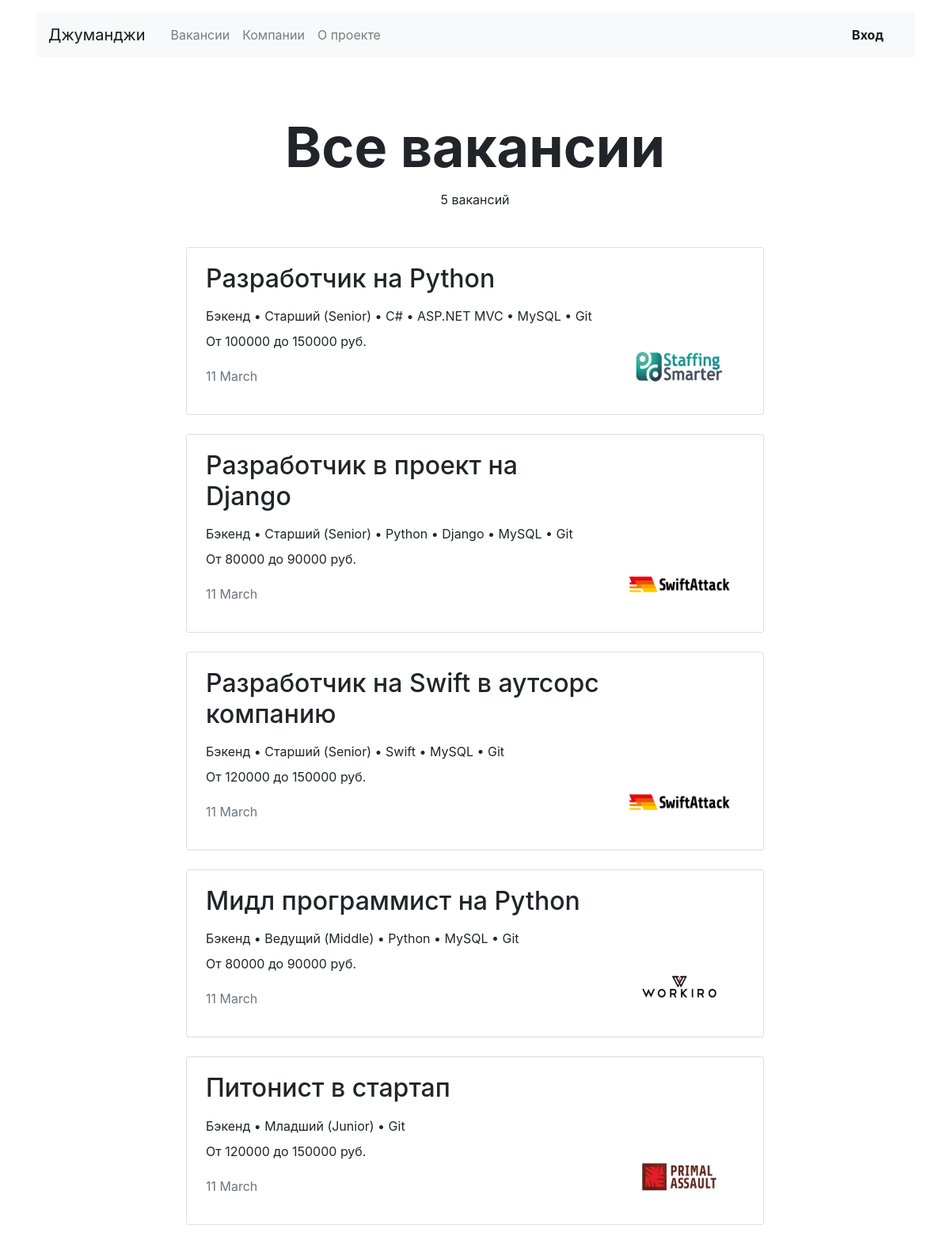
Page /vacancies/ on the committed database.
### vacancies/models.py (models this page shows)
class Vacancy(models.Model):
    title = models.CharField(max_length=50)
    speciality = models.ForeignKey(Speciality, related_name="vacancies", on_delete=models.PROTECT)
    company = models.ForeignKey(Company, related_name="vacancies", on_delete=models.PROTECT)
    skills = models.TextField()
    description = models.TextField()
    salary_min = models.IntegerField()
    salary_max = models.IntegerField()
    published_at = models.DateTimeField()

class Speciality(models.Model):
    code = models.CharField(max_length=20, unique=True)
    title = models.CharField(max_length=20)
    picture = models.CharField(max_length=200)

class Company(models.Model):
    name = models.CharField(max_length=100)
    location = models.CharField(max_length=30)
    logo = models.CharField(max_length=200)
    description = models.TextField()
    employee_count = models.IntegerField(default=10)

### vacancies/views.py (the view)
# urls.py: path('vacancies/', VacanciesView.as_view()),
class VacanciesView(View):
    def get(self, request):
        vacancies = Vacancy.objects.all()
        return render(request, 'vacancies/vacancies.html', {'vacancies': vacancies,
                                                            'page_title': 'Все вакансии'})

### vacancies/templates/vacancies/vacancies.html
{% extends 'vacancies/base.html' %}
{% block content %}
    <section>
      <h1 class="h1 text-center mx-auto mt-4 pt-5" style="font-size: 70px;"><strong>{{ page_title }}</strong></h1>
      <p class="text-center pt-1">{{ vacancies|length }} вакансий</p>
      <div class="row mt-5">
        <div class="col-12 col-lg-8 offset-lg-2 m-auto">
          {% for vacancy in vacancies %}
            <div class="card mb-4">
              <div class="card-body px-4">
                <div class="row">
                  <div class="col-12 col-md-8 col-lg-9">
                    <h2 class="h2 pb-2">{{ vacancy.title }}</h2>
                    <p class="mb-2">{{ vacancy.speciality.title }} {{ vacancy.skills }}</p>
                    <p>От {{ vacancy.salary_min }} до {{ vacancy.salary_max }} руб.</p>
                    <p class="text-muted pt-1">{{ vacancy.published_at|date:"j F" }}</p>
                  </div>
                  <div class="col-12 col-md-4 col-lg-3 d-flex align-items-end">
                    {% load static %}
                    <a href="/companies/{{ vacancy.company.id }}"><img src="{% static vacancy.company.logo %}" width="130" height="80" alt=""></a>
                  </div>
                </div>
              </div>
            </div>
          {% endfor %}
        </div>
      </div>
    </section>
{% endblock %}

### rows in the picture
Vacancy: title "Разработчик на Python", speciality "Бэкенд", skills "• Старший (Senior) • C# • ASP.NET MVC • MySQL • Git", salary_min "100000", salary_max "150000", published_at "11 March", company.logo (picture)
Vacancy: title "Разработчик в проект на Django", speciality "Бэкенд", skills "• Старший (Senior) • Python • Django • MySQL • Git", salary_min "80000", salary_max "90000", published_at "11 March", company.logo (picture)
Vacancy: title "Разработчик на Swift в аутсорс компанию", speciality "Бэкенд", skills "• Старший (Senior) • Swift • MySQL • Git", salary_min "120000", salary_max "150000", published_at "11 March", company.logo (picture)
Vacancy: title "Мидл программист на Python", speciality "Бэкенд", skills "• Ведущий (Middle) • Python • MySQL • Git", salary_min "80000", salary_max "90000", published_at "11 March", company.logo (picture)
Vacancy: title "Питонист в стартап", speciality "Бэкенд", skills "• Младший (Junior) • Git", salary_min "120000", salary_max "150000", published_at "11 March", company.logo (picture)

### other values in the picture
{{ page_title }} "Все вакансии"
{{ vacancies|length }} "5"
